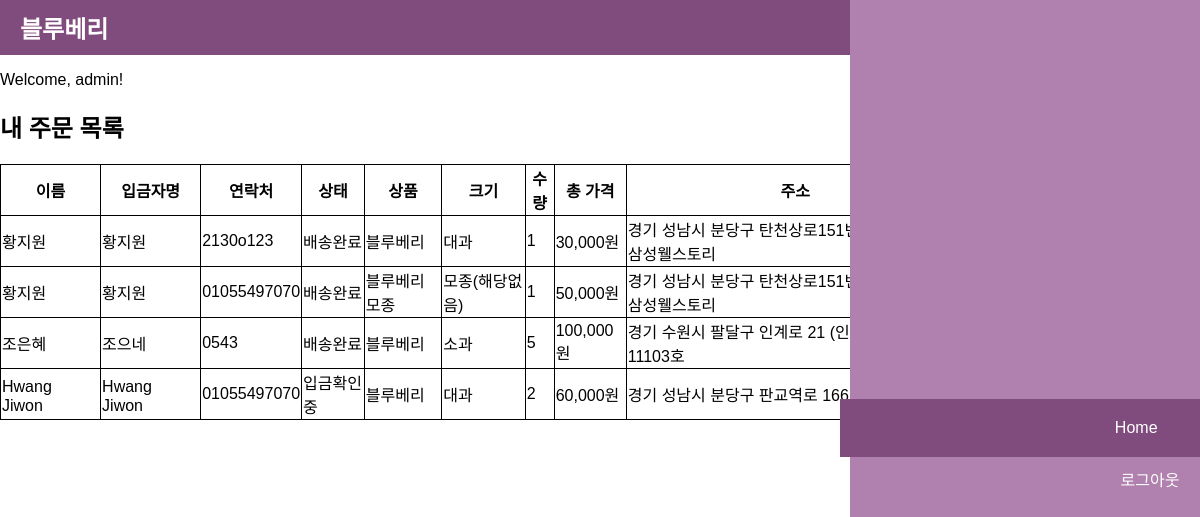
/orders/list/ (signed in), run on an earlier commit of the app's database.
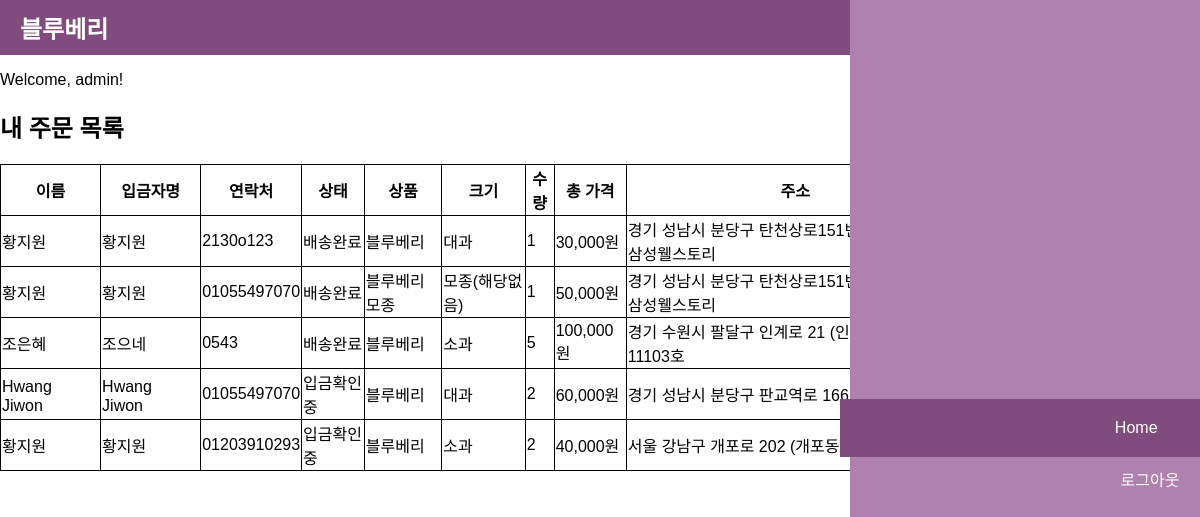
And on a later commit of the database.
### orders/models.py (models this page shows, shortened)
class Order(models.Model):
    SIZE_CHOICES = [
        ('small', '소과'),
        ('big', '대과'),
        ('none', '모종(해당없음)'),
    ]
    STATUS_CHOICES = [
        ('pending', '입금확인중'),
        ('preparing', '배송준비중'),
        ('shipping', '배송중'),
        ('completed', '배송완료'),
        ('canceling', '취소요청'),
        ('cancelled', '취소완료'),
    ]
    user = models.ForeignKey(User, on_delete=models.CASCADE)
    item = models.ForeignKey(Item, on_delete=models.CASCADE)
    size = models.CharField(max_length=5, choices=SIZE_CHOICES, null=True, blank=True)
    quantity = models.PositiveIntegerField()
    name = models.CharField(max_length=100)
    contact = models.CharField(max_length=100)
    postcode = models.CharField(max_length=10)
    address = models.CharField(max_length=255)
    detail_address = models.CharField(max_length=255)
    preferred_delivery_date = models.DateField()
    depositor_name = models.CharField(max_length=100)
    status = models.CharField(max_length=10, choices=STATUS_CHOICES, default='입금확인중')
    review_written = models.BooleanField(default=False) #TODO
    total_price = models.DecimalField(max_digits=10, decimal_places=0, editable=False)
    cancel_requested = models.BooleanField(default=True)

### items/models.py (models this page shows, shortened)
class Item(models.Model):
    CATEGORY_CHOICES = [
        ('fruit','과일'),
        ('seed','모종'),
    ]
    name = models.CharField(max_length=100)
    category = models.CharField(max_length=20,choices=CATEGORY_CHOICES)
    price_per_small = models.DecimalField(max_digits=10, decimal_places=0, null=True, blank=True)
    price_per_big = models.DecimalField(max_digits=10, decimal_places=0, null=True, blank=True)
    price_per_unit = models.DecimalField(max_digits=10, decimal_places=0, null=True, blank=True)

### orders/views.py (the view)
# urls.py: path('orders/', views.order_list, name='admin_order_list'),
@login_required
def order_list(request):
    orders = Order.objects.filter(user=request.user)
    return render(request, 'orders/order_list.html', {'orders': orders})

### orders/templates/orders/order_list.html (shortened to what this page needs)
{% extends 'base.html' %}
{% block content %}
<h2>내 주문 목록</h2>
<table>
    <thead>
        <tr>
            <th>이름</th>
            <th>입금자명</th>
            <th>연락처</th>
            <th>상태</th>
            <th>상품</th>
            <th>크기</th>
            <th>수량</th>
            <th>총 가격</th>
            <th>주소</th>
            <th>배송희망일</th>
            <th>리뷰</th>
            <th>비고</th>
        </tr>
    </thead>
    <tbody>
        {% for order in orders %}
        <tr>
            <td>{{ order.name }}</td>
            <td>{{ order.depositor_name }}</td>
            <td>{{ order.contact }}</td>
            <td>{{ order.get_status_display }}</td>
            <td>{{ order.item.name }}</td>
            <td>{{ order.get_size_display }}</td>
            <td>{{ order.quantity }}</td>
            <td>{{ order.total_price }}원</td>
            <td>{{ order.address }}, {{ order.detail_address }}</td>
            <td>{{ order.preferred_delivery_date }}</td>
            <td>
                {% if order.status == 'completed' and not order.review_written %}
                    <a href="{% url 'review_create' order.id %}">리뷰 쓰기</a>
                {% elif order.review_written %}
                    리뷰 작성 완료
                {% elif order.status != 'completed' %}
                    <a href="#" onclick="alert('배송이 완료되면 리뷰를 작성할 수 있습니다.')">리뷰 쓰기</a>
                {% endif %}
            </td>
            <td>
                {% if order.status == 'shipping' %}
                    <a href="{% url 'complete_order' order.id %}">구매 확정</a>
                {% elif order.status == 'pending' %}
                    <a href="{% url 'request_cancel' order.id %}">취소 요청</a>
                {% endif %}
            </td>
        </tr>
        {% endfor %}
    </tbody>
</table>
{% endblock %}

What changed in the data, as far as the page shows it:
added Order: name "황지원", depositor_name "황지원", contact "01203910293", status "입금확인중", item.name "블루베리", size "소과", quantity "2", total_price "40,000", address "서울 강남구 개포로 202 (개포동)"
